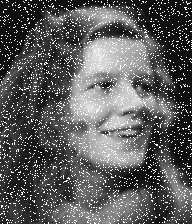
#> input picture Images/enhance-me.gif, 192 x 224 px, found by its file name
$ python atividade_2.py
#> lines starting #> are read from the running program, lines starting #| are printed output that depends on the picture
import numpy as np
from PIL import Image
from matplotlib import pyplot as plt

def main():
    new_image = 'Images/enhance-me.jpg'

    image = Image.open('Images/enhance-me.gif')
#> image is the input picture: PIL image 192x224 L; min 0, max 31, mean 11.4

    img_array = np.array(image)

    # Histograma Original
    plt.hist(img_array.flatten(),256,[0,256])
    plt.show()
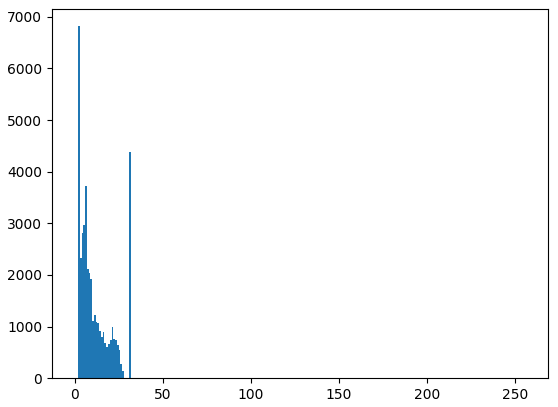
#> figure drawn by matplotlib, 1 panel; tallest bar 6817 high, from x = 2 to 3

    #Normalizações e Equalizações
    histogram_array = np.bincount(img_array.flatten(), minlength=256)
#> histogram_array = 256 values, max 6817 at index 2, min 0 at index 29, mean 168
    num_pixels = np.sum(histogram_array)
#> num_pixels = 43008
    histogram_array = histogram_array / num_pixels
#> histogram_array = 256 values, max 0.159 at index 2, min 0 at index 29, mean 0.00391
    chistogram_array = np.cumsum(histogram_array)
#> chistogram_array = 256 values from 6.98e-05 to 1
    transform_map = np.floor(255 * chistogram_array).astype(np.uint8)
#> transform_map = 256 values from 0 to 255

    img_list = list(img_array.flatten())
#> img_list = 43008 items

    eq_img_list = [transform_map[p] for p in img_list]
#> eq_img_list = 43008 items

    eq_img_array = np.reshape(np.asarray(eq_img_list), img_array.shape)
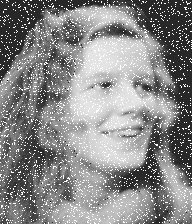
#> eq_img_array: shape (224, 192); min 0, max 255, mean 135.8

    # Salvando nova imagem
    eq_img = Image.fromarray(eq_img_array)
    eq_img.save(new_image)

    # Mostra novo histograma
    equalized_img = Image.open('Images/enhance-me.jpg')
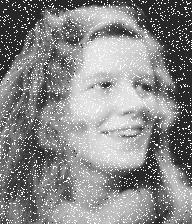
#> equalized_img: PIL image 192x224 L; min 0, max 255, mean 135.5
    equalized_array = np.asarray(equalized_img)
    plt.hist(equalized_array.flatten(),256,[0,256])
    plt.show()
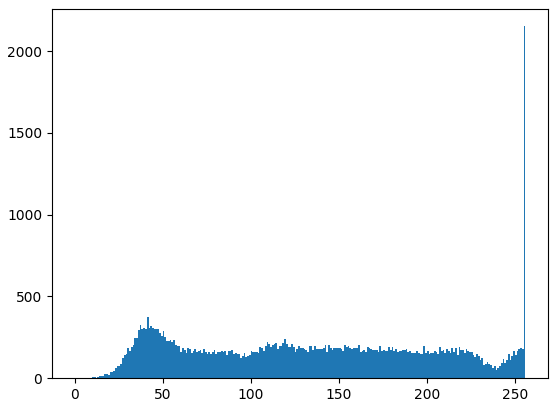
#> figure drawn by matplotlib, 1 panel; tallest bar 2153 high, from x = 255 to 256

    # Processo de aplicar mediana
    image = Image.open(new_image)

    # Imagem para Np Array
    npImage = np.array(image)

    # Aplicando filtro
    m = npImage.shape[0]  # qtd linhas
#> m = 224
    n = npImage.shape[1]  # qtd colunas
#> n = 192

    for x in range(1, m - 2):
        for y in range(1, n - 2):
            w = npImage[x - 1:x + 2, y - 1:y + 2]
            npImage[x, y] = np.median(w).astype(int)
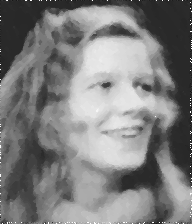
#> npImage: shape (224, 192); min 10, max 255, mean 125.4

    # Mostrar novo histograma
    plt.hist(npImage.flatten(),256,[0,256])
    plt.show()
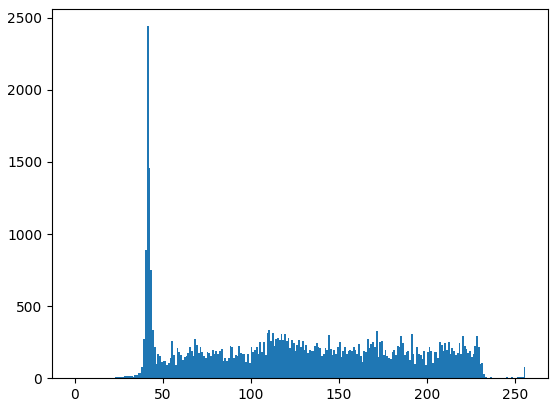
#> figure drawn by matplotlib, 1 panel; tallest bar 2442 high, from x = 41 to 42

    img_median = Image.fromarray(npImage)
    img_median.show()
    img_median.save('Images/enhace-me-median.jpg')


if __name__ == "__main__":
    main()
